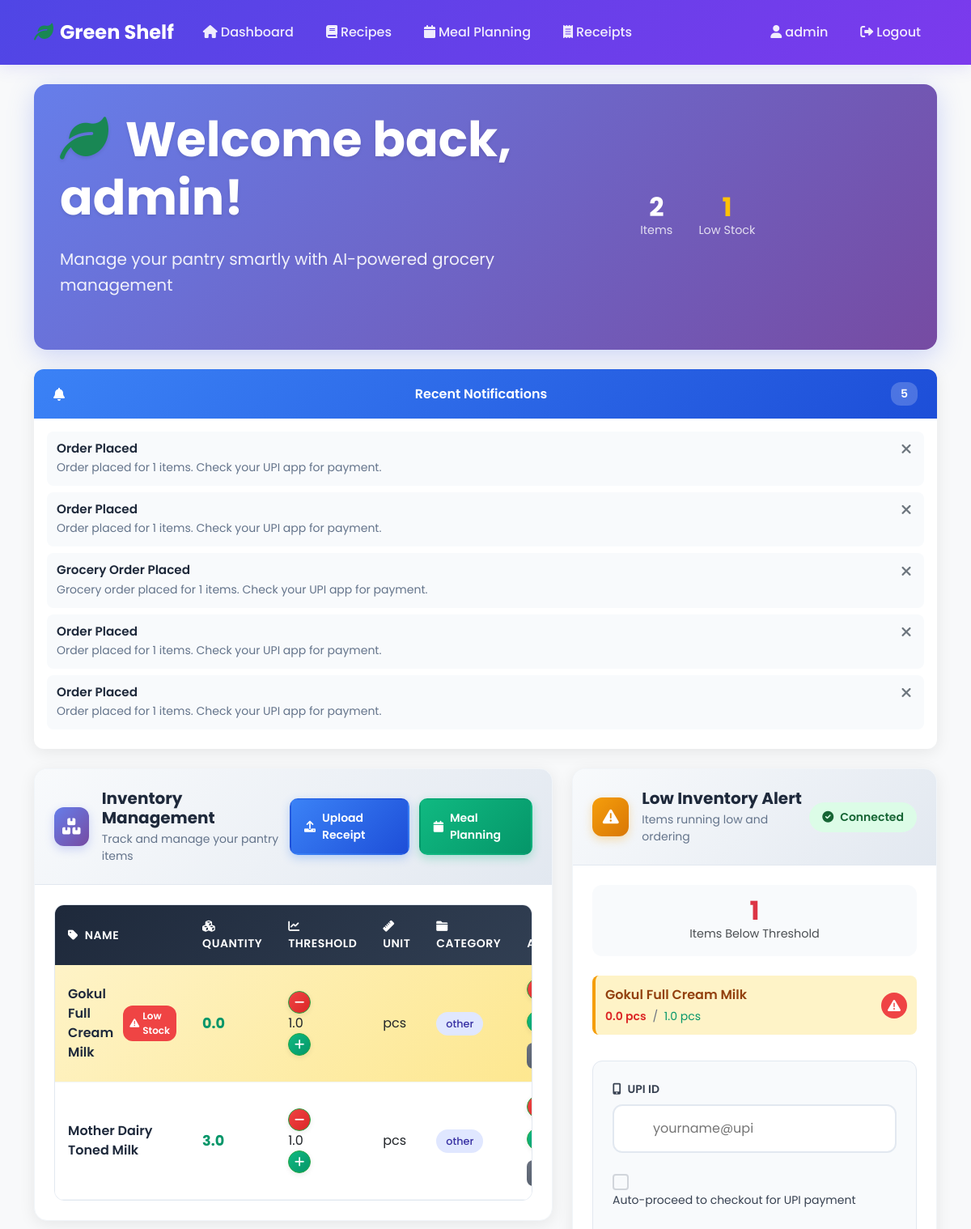
/ (signed in, upper part), run on an earlier commit of the app's database.
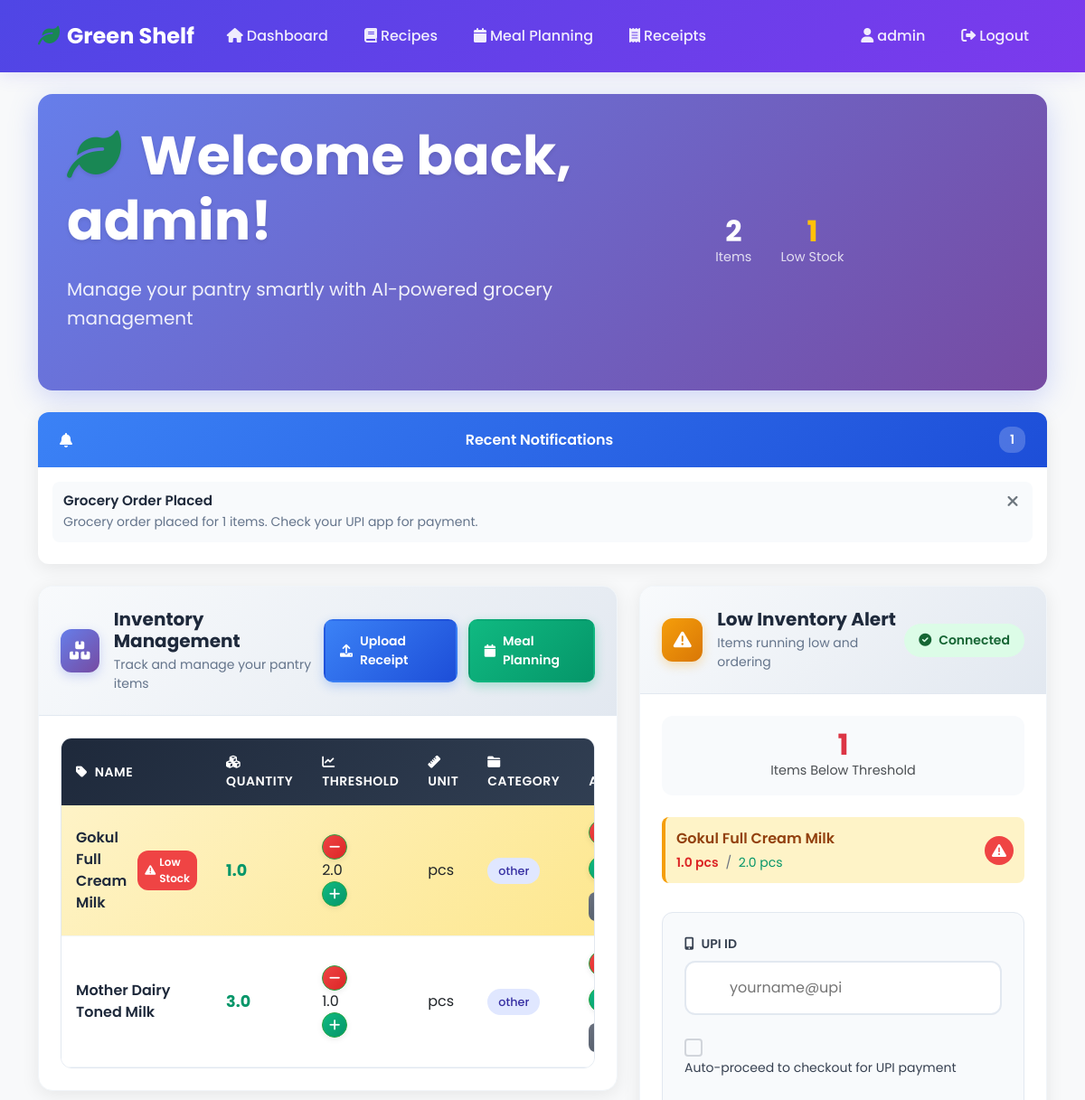
And on a later commit of the database.
### app/models.py (models this page shows)
class Notification(db.Model):
    id = db.Column(db.Integer, primary_key=True)
    user_id = db.Column(db.Integer, db.ForeignKey('user.id'), nullable=False)
    title = db.Column(db.String(200), nullable=False)
    message = db.Column(db.Text, nullable=False)
    notification_type = db.Column(db.String(50))  # 'order', 'reminder', 'low_stock', 'recipe'
    is_read = db.Column(db.Boolean, default=False)
    created_at = db.Column(db.DateTime, default=datetime.utcnow)

class InventoryItem(db.Model):
    id = db.Column(db.Integer, primary_key=True)
    user_id = db.Column(db.Integer, db.ForeignKey('user.id'), nullable=False)
    name = db.Column(db.String(100), nullable=False)
    quantity = db.Column(db.Float, default=0.0)
    threshold = db.Column(db.Float, default=0.0)
    unit = db.Column(db.String(20), default='pcs')
    blinkit_query = db.Column(db.String(200))
    category = db.Column(db.String(50))  # e.g., 'dairy', 'vegetables', 'spices'
    brand_preference = db.Column(db.String(100))
    created_at = db.Column(db.DateTime, default=datetime.utcnow)
    updated_at = db.Column(db.DateTime, default=datetime.utcnow, onupdate=datetime.utcnow)
    def is_low_stock(self):
        return self.quantity < self.threshold

### app/routes.py (the view)
@main.route("/")
def index():
    if not current_user.is_authenticated:
        return render_template("landing.html")
    inventory_items = InventoryItem.query.filter_by(user_id=current_user.id).all()
    low_items = [item for item in inventory_items if item.is_low_stock()]
    notifications = Notification.query.filter_by(
        user_id=current_user.id,
        is_read=False
    ).order_by(Notification.created_at.desc()).limit(5).all()
    return render_template("index.html",
                         inventory_items=inventory_items,
                         low_items=low_items,
                         notifications=notifications)

### app/templates/index.html (shortened to what the changed rows need)
{% extends 'layout.html' %} {% block content %}
<div class="hero-welcome mb-4">
  <div class="row align-items-center">
    <div class="col-lg-8">
      <h2 class="hero-title">
        <i class="fas fa-leaf text-success me-2"></i>
        Welcome back, {{ current_user.username }}!
      </h2>
    </div>
  </div>
</div>
{% if notifications %}
<div class="row mb-4">
  <div class="col-12">
    <div class="notification-card">
      <div class="notification-header">
        <i class="fas fa-bell me-2"></i>Recent Notifications
        <span class="notification-count">{{ notifications|length }}</span>
      </div>
      <div class="notification-body">
        {% for notification in notifications %}
        <div class="notification-item">
          <div class="notification-content">
            <h6 class="notification-title">{{ notification.title }}</h6>
            <p class="notification-message">{{ notification.message }}</p>
          </div>
          <button
            class="notification-close"
            onclick="markAsRead('{{ notification.id }}', this)"
            title="Mark as read"
          >
            <i class="fas fa-times"></i>
          </button>
        </div>
        {% endfor %}
      </div>
    </div>
  </div>
</div>
{% endif %}
<div class="row g-4">
  <div class="col-12 col-lg-7">
    <div class="modern-card inventory-card">
      <div class="modern-card-body">
        <div class="table-container">
          <table class="modern-table">
            <thead>
              <tr>
                <th><i class="fas fa-tag me-2"></i>Name</th>
                <th><i class="fas fa-cubes me-2"></i>Quantity</th>
                <th><i class="fas fa-chart-line me-2"></i>Threshold</th>
                <th><i class="fas fa-ruler me-2"></i>Unit</th>
                <th><i class="fas fa-folder me-2"></i>Category</th>
                <th class="text-center">Actions</th>
              </tr>
            </thead>
            <tbody>
              {% if inventory_items %}
              {% for item in inventory_items %}
              <tr class="table-row {{ 'low-stock-row' if item.is_low_stock() else '' }}">
                <td class="item-name">
                  <div class="item-info">
                    <span class="item-title">{{ item.name }}</span>
                    {% if item.is_low_stock() %}
                    <span class="low-stock-badge">
                      <i class="fas fa-exclamation-triangle"></i>
                      Low Stock
                    </span>
                    {% endif %}
                  </div>
                </td>
                <td class="quantity-cell">
                  <span class="quantity-value">{{ item.quantity }}</span>
                </td>
                <td class="threshold-cell">
                  <div class="threshold-controls">
                    <form action="{{ url_for('main.adjust_item_threshold') }}" method="POST" class="d-inline">
                      <button type="submit" class="quantity-btn decrease" title="Decrease threshold">
                        <i class="fas fa-minus"></i>
                      </button>
                    </form>
                    <span class="threshold-value">{{ item.threshold }}</span>
                    <form action="{{ url_for('main.adjust_item_threshold') }}" method="POST" class="d-inline">
                      <button type="submit" class="quantity-btn increase" title="Increase threshold">
                        <i class="fas fa-plus"></i>
                      </button>
                    </form>
                  </div>
                </td>
                <td class="unit-cell">{{ item.unit }}</td>
                <td class="category-cell">
                  <span class="category-badge">{{ item.category or 'Uncategorized' }}</span>
                </td>
                <td class="actions-cell">
                  <div class="action-buttons">
                    <form
                      action="{{ url_for('main.adjust_item_quantity') }}"
                      method="POST"
                      class="d-inline"
                    >
                      <button type="submit" class="quantity-btn decrease" title="Decrease quantity">
                      </button>
                    </form>
                    <form
                      action="{{ url_for('main.adjust_item_quantity') }}"
                      method="POST"
                      class="d-inline"
                    >
                      <button type="submit" class="quantity-btn increase" title="Increase quantity">
                      </button>
                    </form>
                    <form
                      action="{{ url_for('main.delete_item') }}"
                      method="POST"
                      class="d-inline"
                      onsubmit="return confirm('Are you sure you want to delete {{ item.name }}?')"
                    >
                      <button type="submit" class="delete-btn" title="Delete item">
                      </button>
                    </form>
                  </div>
                </td>
              </tr>
              {% endfor %}
              {% endif %}
            </tbody>
          </table>
        </div>
      </div>
    </div>
  </div>
  <div class="col-12 col-lg-5">
    <div class="modern-card low-inventory-card">
      <div class="modern-card-body">
        {% if low_items %}
        <div class="low-items-list">
          {% for item in low_items %}
          <div class="low-item">
            <div class="low-item-info">
              <span class="item-name">{{ item.name }}</span>
              <div class="item-quantities">
                <span class="current-qty">{{ item.quantity }} {{ item.unit }}</span>
                <span class="threshold-separator">/</span>
                <span class="threshold-qty">{{ item.threshold }} {{ item.unit }}</span>
              </div>
            </div>
            <div class="urgency-indicator {{ 'critical' if item.quantity <= item.threshold * 0.5 else 'warning' }}">
              <i class="fas fa-{{ 'exclamation-triangle' if item.quantity <= item.threshold * 0.5 else 'exclamation-circle' }}"></i>
            </div>
          </div>
          {% endfor %}
        </div>
        {% else %}
        <div class="no-low-items">
          <i class="fas fa-check-circle text-success"></i>
          <p class="mb-0">All items are well stocked!</p>
        </div>
        {% endif %}
      </div>
    </div>
  </div>
</div>
{% endblock %}

What changed in the data, as far as the page shows it:
no longer on this page (row edited): Notification: title "Order Placed", message "Order placed for 1 items. Check your UPI app for payment."
no longer on this page (row edited): Notification: title "Order Placed", message "Order placed for 1 items. Check your UPI app for payment."
no longer on this page (row edited): Notification: title "Order Placed", message "Order placed for 1 items. Check your UPI app for payment."
no longer on this page (row edited): Notification: title "Order Placed", message "Order placed for 1 items. Check your UPI app for payment."
changed InventoryItem "Gokul Full Cream Milk": quantity "0.0" → "1.0"; threshold "1.0" → "2.0"
Also different on the page:
{{ notifications|length }}: "5" → "1"
